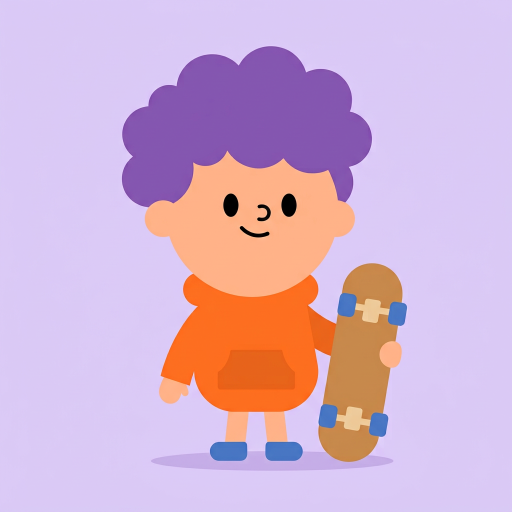
#> input picture images/01.png, 1024 x 1024 px (shown at 1/2 size); its folder holds only this picture in this run
$ python build.py
#> lines starting #> are read from the running program, lines starting #| are printed output that depends on the picture
#!/usr/bin/env python3
"""Build gallery data + thumbnails for Swap's Doodles.

Scans images/*.png, makes square webp/jpg thumbnails, extracts a colour
palette from each piece, and writes assets/gallery-data.js
"""
import json, os, glob
from PIL import Image

ROOT = os.path.dirname(os.path.dirname(os.path.abspath(__file__)))
IMG_DIR = os.path.join(ROOT, "images")
THUMB_DIR = os.path.join(IMG_DIR, "thumbs")
DATA_OUT = os.path.join(ROOT, "assets", "gallery-data.js")
TITLES_OUT = os.path.join(ROOT, "titles.json")

os.makedirs(THUMB_DIR, exist_ok=True)
os.makedirs(os.path.dirname(DATA_OUT), exist_ok=True)

titles = {}
if os.path.exists(TITLES_OUT):
    titles = json.load(open(TITLES_OUT))

COLLECTIONS = ["characters", "creatures", "moments"]
FALLBACK_TITLES = [
    "Untitled Doodle", "No Notes", "Wobbly But Fine", "Just Vibing",
    "Small Chaos", "Big Feeling", "Sunday Mode", "Side Quest",
]

def _dist(c1, c2):
    return sum((a - b) ** 2 for a, b in zip(c1, c2)) ** 0.5


def palette(im, n=4, bg_tol=34, spread=46):
    """Return up to n distinct, non-backdrop accent colours."""
    small = im.convert("RGB").resize((140, 140))
    q = small.quantize(colors=24, method=Image.MEDIANCUT)
    pal = q.getpalette()
    counts = sorted(q.getcolors(), reverse=True)

    bg = None
    if counts:
        idx = counts[0][1]
        bg = tuple(pal[idx * 3: idx * 3 + 3])

    out = []
    for count, idx in counts:
        rgb = tuple(pal[idx * 3: idx * 3 + 3])
        if bg and _dist(rgb, bg) < bg_tol:
            continue
        if rgb[0] > 246 and rgb[1] > 246 and rgb[2] > 246:
            continue
        if any(_dist(rgb, seen) < spread for seen in out):
            continue
        out.append(rgb)
        if len(out) >= n:
            break

    # never return fewer than 3 swatches
    if len(out) < 3 and bg:
        for count, idx in counts:
            rgb = tuple(pal[idx * 3: idx * 3 + 3])
            if any(_dist(rgb, seen) < 20 for seen in out):
                continue
            out.append(rgb)
            if len(out) >= 3:
                break

    return ["#%02x%02x%02x" % c for c in out]

items = []
files = sorted(
    glob.glob(os.path.join(IMG_DIR, "*.webp")) or glob.glob(os.path.join(IMG_DIR, "*.png"))
)
for i, path in enumerate(files, start=1):
    key = os.path.splitext(os.path.basename(path))[0]
    im = Image.open(path)
#> im is the input picture: PIL image 1024x1024 RGB; mean R, G, B 211.7, 178.1, 208.7
    w, h = im.size
#> w = 1024; h = 1024
    side = min(w, h)
#> side = 1024
    box = ((w - side) // 2, (h - side) // 2, (w - side) // 2 + side, (h - side) // 2 + side)
#> box = (0, 0, 1024, 1024)

    thumb = im.convert("RGB").crop(box).resize((480, 480), Image.LANCZOS)
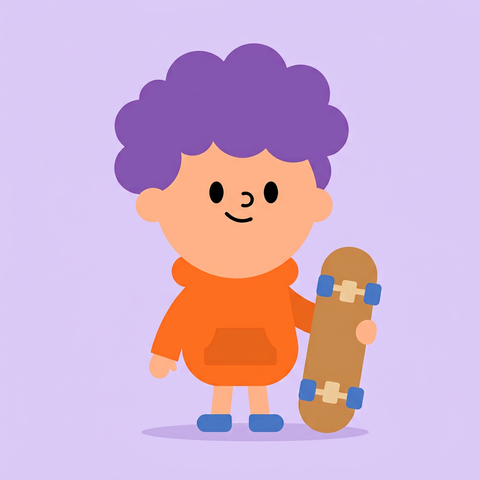
#> thumb: PIL image 480x480 RGB; mean R, G, B 211.7, 178.1, 208.7
    thumb.save(os.path.join(THUMB_DIR, key + ".webp"), "WEBP", quality=80, method=6)

    meta = titles.get(key, {})
    n = int(key) if key.isdigit() else i
    items.append({
        "id": key,
        "n": n,
        "title": meta.get("title") or FALLBACK_TITLES[(n - 1) % len(FALLBACK_TITLES)],
        "collection": meta.get("collection", COLLECTIONS[(n - 1) % 3]),
        "src": "images/" + os.path.basename(path),
        "thumb": "images/thumbs/" + key + ".webp",
        "palette": palette(im),
        "w": w,
        "h": h,
    })
#> in palette, `small = im.convert("RGB").resize((140, 140))`:
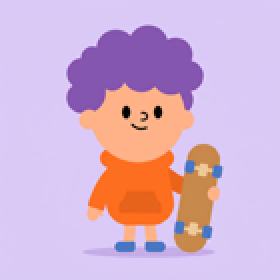
#> small: PIL image 140x140 RGB (shown 2 times larger); mean R, G, B 211.7, 178.1, 208.7
#> in palette, `q = small.quantize(colors=24, method=Image.MEDIANCUT)`:
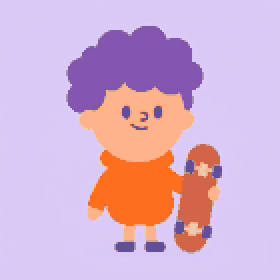
#> q: PIL image 140x140 P (shown 2 times larger); mean R, G, B 213, 177.5, 209
#> in palette, `pal = q.getpalette()`: pal = 72 values, max 254 at index 42, min 31 at index 56, mean 190
#> in palette, `counts = sorted(q.getcolors(), reverse=True)`: counts = [(5342, 11), (3341, 7), (2105, 3), (1459, 14), (1415, 21), (1210, 18), (894, 2), (647, 19), (405, 5), (330, 8), (296, 0), (258, 22), (254, 4), (228, 23), (217, 20), (208, 10), (192, 9), (172, 1), (166, 12), (113, 13), (104, 17), (104, 16), (102, 15), (38, 6)]
#> in palette, `idx = counts[0][1]`: idx = 11
#> in palette, `bg = tuple(pal[idx * 3: idx * 3 + 3])`: bg = (218, 201, 245)
#> the loop in palette, `for count, idx in counts:` made 8 passes
#> (count, idx, rgb) on passes 1 to 8: (5342, 11, (218, 201, 245)), (3341, 7, (218, 201, 246)), (2105, 3, (219, 202, 246)), (1459, 14, (254, 179, 139)), (1415, 21, (132, 86, 176)), (1210, 18, (253, 110, 31)), (894, 2, (219, 202, 247)), (647, 19, (210, 100, 71))
#> after the loop in palette, `for count, idx in counts:`: out = [(254, 179, 139), (132, 86, 176), (253, 110, 31), (210, 100, 71)]

items.sort(key=lambda x: x["n"])
payload = json.dumps(items, indent=2)
with open(DATA_OUT, "w") as f:
    f.write("// generated by tools/build.py — do not edit by hand\n")
    f.write("window.GALLERY = " + payload + ";\n")

print(f"built {len(items)} pieces -> {DATA_OUT}")
#| built 1 pieces -> assets/gallery-data.js
for it in items:
    print(" ", it["id"], it["title"], it["collection"], " ".join(it["palette"]))
#> this loop made 1 pass
#|   01 Untitled Doodle characters #feb38b #8456b0 #fd6e1f #d26447

$ run again, on images/09.png
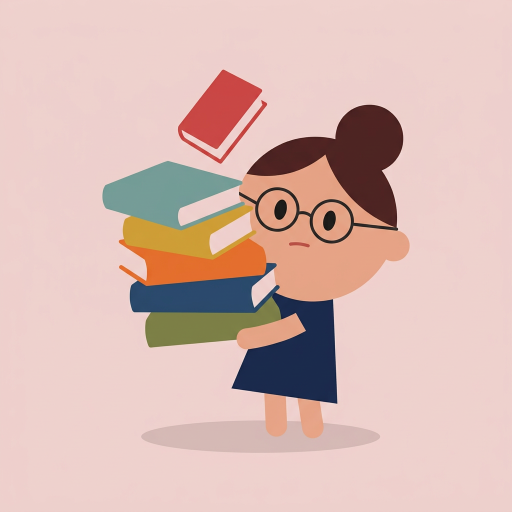
#> input picture images/09.png, 1024 x 1024 px (shown at 1/2 size)
#> im is the input picture: PIL image 1024x1024 RGB; mean R, G, B 216.9, 185.9, 179.5
#> in palette, `small = im.convert("RGB").resize((140, 140))`:
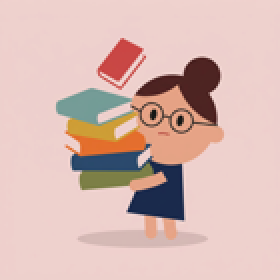
#> small: PIL image 140x140 RGB (shown 2 times larger); mean R, G, B 216.9, 185.9, 179.6
#> in palette, `q = small.quantize(colors=24, method=Image.MEDIANCUT)`:
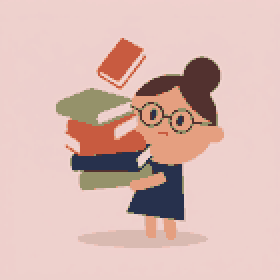
#> q: PIL image 140x140 P (shown 2 times larger); mean R, G, B 217.9, 185.4, 178.9
#> pal = 72 values, max 240 at index 0, min 39 at index 69, mean 192.8
#> counts = [(7678, 3), (1899, 15), (1176, 19), (1126, 13), (1029, 7), (944, 10), (849, 20), (785, 23), (754, 21), (699, 22), (567, 18), (412, 9), (307, 1), (270, 0), (230, 6), (227, 16), (224, 8), (107, 17), (78, 5), (68, 4), (68, 2), (49, 11), (44, 12), (10, 14)]
#> in palette, `idx = counts[0][1]`: idx = 3
#> bg = (238, 209, 205)
#> the loop in palette, `for count, idx in counts:` made 9 passes
#> (count, idx, rgb) on passes 1 to 8: (7678, 3, (238, 209, 205)), (1899, 15, (237, 207, 205)), (1176, 19, (229, 159, 128)), (1126, 13, (238, 207, 204)), (1029, 7, (238, 208, 205)), (944, 10, (237, 208, 204)), (849, 20, (149, 146, 106)), (785, 23, (39, 49, 77))
#> after the loop in palette, `for count, idx in counts:`: out = [(229, 159, 128), (149, 146, 106), (39, 49, 77), (200, 91, 64)]
#| built 1 pieces -> assets/gallery-data.js
#> the loop `for it in items:` made 1 pass
#|   09 Untitled Doodle moments #e59f80 #95926a #27314d #c85b40

$ run again, on images/104.png
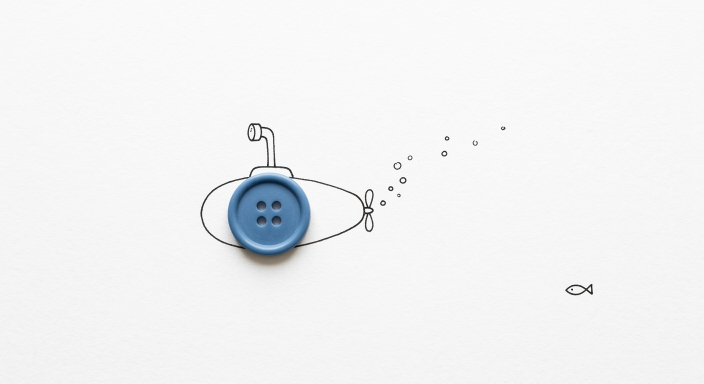
#> input picture images/104.png, 1408 x 768 px (shown at 1/2 size)
#> im is the input picture: PIL image 1408x768 RGB; mean R, G, B 241.7, 242.5, 243.2
#> `thumb = im.convert("RGB").crop(box).resize((480, 480), Image.LANCZOS)`:
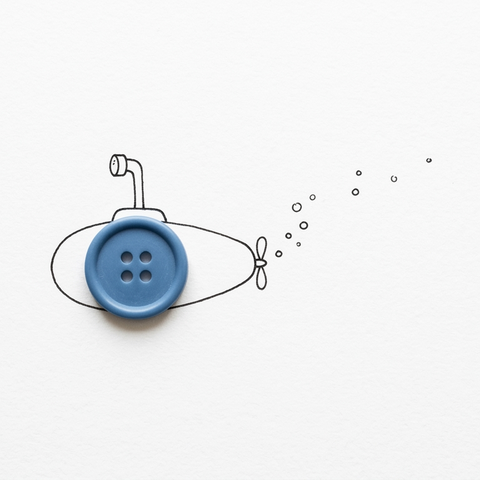
#> thumb: PIL image 480x480 RGB; mean R, G, B 238.5, 239.9, 241.2
#> in palette, `q = small.quantize(colors=24, method=Image.MEDIANCUT)`:
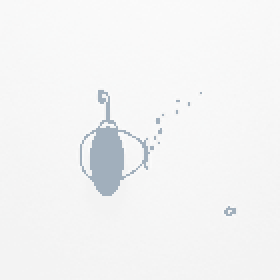
#> q: PIL image 140x140 P (shown 2 times larger); mean R, G, B 243.3, 243.8, 244.3
#> pal = 72 values, max 250 at index 0, min 161 at index 69, mean 243.5
#> counts = [(3222, 5), (2901, 10), (2641, 17), (2327, 20), (2295, 13), (2182, 1), (2045, 22), (671, 23), (349, 2), (333, 7), (246, 0), (107, 21), (105, 14), (40, 8), (30, 3), (23, 19), (19, 12), (14, 15), (13, 11), (12, 6), (11, 9), (5, 18), (5, 4), (4, 16)]
#> in palette, `idx = counts[0][1]`: idx = 5
#> bg = (248, 248, 248)
#> the loop in palette, `for count, idx in counts:` made 24 passes
#> (count, idx, rgb) on passes 1 to 8: (3222, 5, (248, 248, 248)), (2901, 10, (247, 247, 247)), (2641, 17, (245, 245, 245)), (2327, 20, (244, 244, 244)), (2295, 13, (246, 246, 246)), (2182, 1, (249, 249, 249)), (2045, 22, (243, 243, 243)), (671, 23, (161, 175, 188))
#> after the loop in palette, `for count, idx in counts:`: out = [(161, 175, 188)]
#> after the loop in palette, `for count, idx in counts:`: out = [(161, 175, 188), (248, 248, 248)]
#| built 1 pieces -> assets/gallery-data.js
#> the loop `for it in items:` made 1 pass
#|   104 Side Quest creatures #a1afbc #f8f8f8
